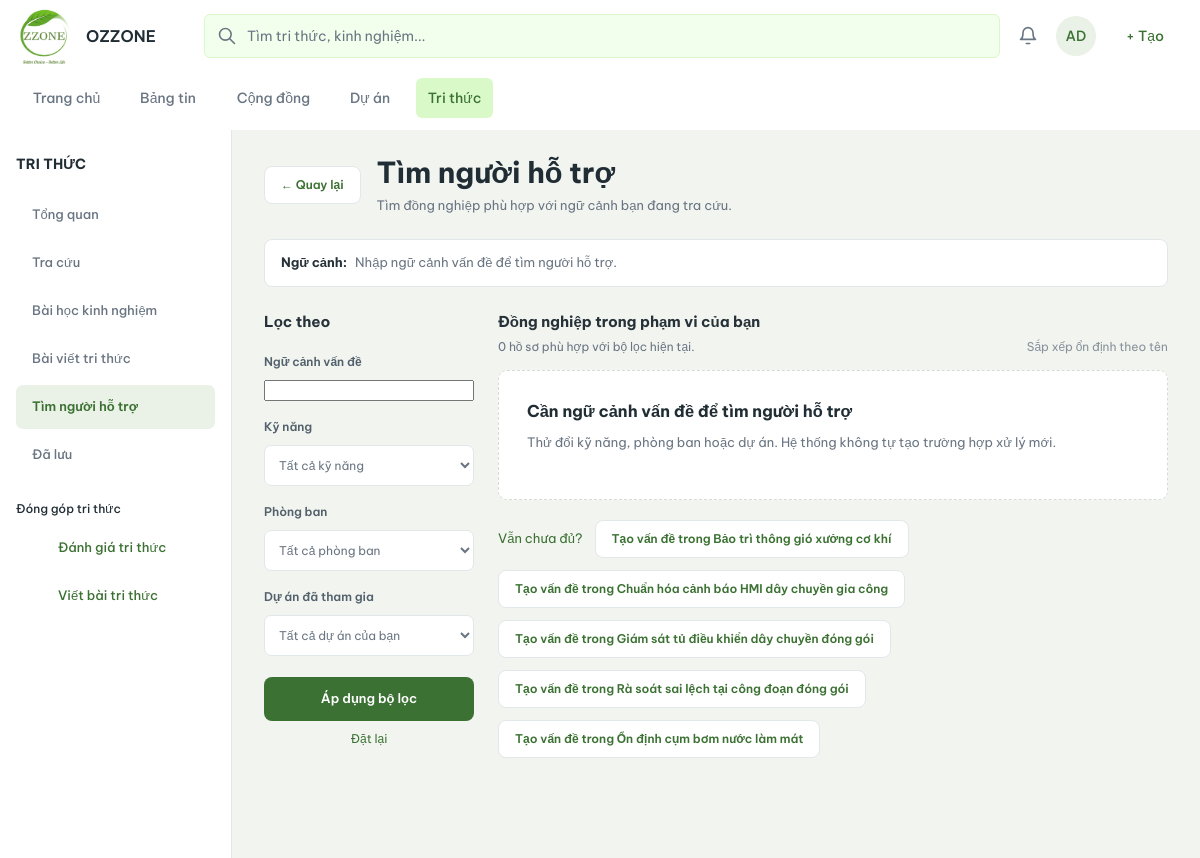
The app's page /knowledge/support/ (signed in) with its own data.
### projectp/models.py (models this page shows, shortened)
class TimeStamped(models.Model):
    ngay_tao = models.DateTimeField(auto_now_add=True)
    ngay_cap_nhat = models.DateTimeField(auto_now=True)
    class Meta:
        abstract = True

class ThanhVienDuAn(TimeStamped):
    ma_thanh_vien = models.BigAutoField(primary_key=True)
    du_an = models.ForeignKey(
        DuAn,
        on_delete=models.PROTECT,
        related_name='thanh_vien',
        db_column='ma_du_an',
    )
    nguoi_dung = models.ForeignKey(USER, on_delete=models.PROTECT, related_name='+', db_column='ma_nguoi_dung')
    vai_tro = models.CharField(max_length=30, choices=ProjectRole.choices, default=ProjectRole.MEMBER)
    trang_thai = models.CharField(max_length=30, choices=MemberStatus.choices, default=MemberStatus.ACTIVE)
    ngay_tham_gia = models.DateTimeField(default=timezone.now, db_column="tham_gia_luc")
    ket_thuc_luc = models.DateTimeField(null=True, blank=True)
    class Meta:
        db_table = "THANH_VIEN_DU_AN"
        constraints = [
            models.UniqueConstraint(fields=['du_an', 'nguoi_dung'], name='uq_tv_du_an'),
            models.CheckConstraint(
                condition=Q(vai_tro__in=ProjectRole.values),
                name='ck_tv_prj_role',
            ),
            models.CheckConstraint(condition=MEMBERSHIP_LIFECYCLE, name='ck_tv_prj_lifecycle'),
            models.CheckConstraint(
                condition=Q(ket_thuc_luc__isnull=True) | Q(ket_thuc_luc__gte=F('ngay_tham_gia')),
                name='ck_tv_prj_dates',
            ),
        ]

class DuAn(TimeStamped):
    class Status(models.TextChoices):
        ACTIVE = "dang_thuc_hien", "Đang thực hiện"
        COMPLETED = "hoan_thanh", "Hoàn thành"
        ARCHIVED = "luu_tru", "Lưu trữ"
    ma_du_an = models.BigAutoField(primary_key=True)
    ma_du_an_nghiep_vu = models.CharField(max_length=50, unique=True)
    ten_du_an = models.CharField(max_length=200)
    mo_ta = models.TextField(blank=True)
    cong_dong = models.OneToOneField(
        CongDong,
        on_delete=models.PROTECT,
        related_name='du_an_lien_ket',
        db_column='ma_cong_dong',
    )
    nguoi_tao = models.ForeignKey(USER, on_delete=models.PROTECT, related_name='+', db_column='nguoi_tao')
    trang_thai = models.CharField(max_length=30, choices=Status.choices, default=Status.ACTIVE)
    ngay_bat_dau = models.DateField()
    ngay_ket_thuc = models.DateField(null=True, blank=True)
    luu_tru_luc = models.DateTimeField(null=True, blank=True)
    nguoi_luu_tru = models.ForeignKey(
        USER,
        null=True,
        blank=True,
        on_delete=models.PROTECT,
        related_name='+',
        db_column='nguoi_luu_tru',
    )
    class Meta:
        db_table = "DU_AN"
        constraints = [
            models.CheckConstraint(
                condition=Q(ngay_ket_thuc__isnull=True) | Q(ngay_ket_thuc__gte=F('ngay_bat_dau')),
                name='ck_prj_dates',
            ),
            models.CheckConstraint(
                condition=(
                    Q(trang_thai='luu_tru', luu_tru_luc__isnull=False, nguoi_luu_tru__isnull=False)
                    | (
                        ~Q(trang_thai='luu_tru')
                        & Q(luu_tru_luc__isnull=True, nguoi_luu_tru__isnull=True)
                    )
                ),
                name='ck_prj_archive',
            ),
        ]

### knowledge/views.py (the view)
# urls.py: path("support/", views.support_finder, name="support"),
def support_finder(request):
    if not request.user.is_authenticated:
        return _login_redirect(request)
    context = _support_workspace(request.user, request.GET)
    return render(request, "knowledge/support.html", context)

### knowledge/templates/knowledge/support.html (shortened to what this page needs)
{% extends "base.html" %}
{% load static %}
{% block extra_css %}
    <link rel="stylesheet" href="{% static 'knowledge/knowledge.css' %}">
{% endblock %}
{% block sidebar %}
<aside class="knw-sidebar">
    <div class="knw-sidebar-heading">TRI THỨC</div>
    <a class="knw-side-item" href="{% url 'knowledge:list' %}">Tổng quan</a>
    <a class="knw-side-item" href="{% url 'knowledge:search' %}">Tra cứu</a>
    <a class="knw-side-item" href="{% url 'knowledge:search' %}?kind=lesson">Bài học kinh nghiệm</a>
    <a class="knw-side-item" href="{% url 'knowledge:search' %}?kind=article">Bài viết tri thức</a>
    <a class="knw-side-item active" href="{% url 'knowledge:support' %}" aria-current="page">Tìm người hỗ trợ</a>
    <a class="knw-side-item" href="{% url 'knowledge:saved' %}">Đã lưu</a>
    <div class="knw-side-label">Đóng góp tri thức</div>
    <a class="knw-side-item knw-side-item--action" href="{% url 'knowledge:review_queue' %}">Đánh giá tri thức</a>
    <a class="knw-side-item knw-side-item--action" href="{% url 'knowledge:create' %}">Viết bài tri thức</a>
</aside>
{% endblock %}
{% block content %}
<div class="knw-page knw-support-page">
    <div class="knw-page-title-row knw-support-title">
        <a class="knw-back-button" href="{% url 'knowledge:search' %}?q={{ context_query|urlencode }}">← Quay lại</a>
        <div>
            <h1>Tìm người hỗ trợ</h1>
            <p>Tìm đồng nghiệp phù hợp với ngữ cảnh bạn đang tra cứu.</p>
        </div>
    </div>
    <div class="knw-support-context">
        <strong>Ngữ cảnh:</strong>
        <span>{{ context_query|default:"Nhập ngữ cảnh vấn đề để tìm người hỗ trợ." }}</span>
    </div>
    {% if limited_access %}
        <div class="knw-empty knw-support-limited">
            <h3>Dữ liệu bị giới hạn quyền</h3>
            <p>Bạn chưa có dự án đang tham gia để xác định đồng nghiệp có thể hiển thị. Hệ thống không mở rộng sang hồ sơ ngoài phạm vi được phép.</p>
        </div>
    {% else %}
        <div class="knw-support-layout">
            <aside class="knw-support-filter-panel">
                <h2>Lọc theo</h2>
                <form method="get" action="{% url 'knowledge:support' %}" class="knw-support-filter-form">
                    <label for="support-context">Ngữ cảnh vấn đề</label>
                    <input type="search" id="support-context" name="context" value="{{ context_query }}" maxlength="150" required>
                    <label for="support-skill">Kỹ năng</label>
                    <select id="support-skill" name="skill">
                        <option value="">Tất cả kỹ năng</option>
                    </select>
                    <label for="support-department">Phòng ban</label>
                    <select id="support-department" name="department">
                        <option value="">Tất cả phòng ban</option>
                    </select>
                    <label for="support-project">Dự án đã tham gia</label>
                    <select id="support-project" name="project">
                        <option value="">Tất cả dự án của bạn</option>
                    </select>
                    <button class="knw-button" type="submit">Áp dụng bộ lọc</button>
                    <a class="knw-filter-reset" href="{% url 'knowledge:support' %}?context={{ context_query|urlencode }}">Đặt lại</a>
                </form>
            </aside>
            <section class="knw-support-results">
                <div class="knw-support-results-heading">
                    <div>
                        <h2>Đồng nghiệp trong phạm vi của bạn</h2>
                        <p>{{ result_count }} hồ sơ phù hợp với bộ lọc hiện tại.</p>
                    </div>
                    <span class="knw-muted">Sắp xếp ổn định theo tên</span>
                </div>
                {% for candidate in candidate_items %}
                    <article class="knw-support-card">
                        <div class="knw-support-avatar">{{ candidate.initials }}</div>
                        <div class="knw-support-identity">
                            <h3>{{ candidate.name }}</h3>
                            <p class="knw-support-role">{{ candidate.position }} · {{ candidate.department }}</p>
                            <div class="knw-support-tags">
                                {% for skill in candidate.skills|slice:":3" %}
                                    <span class="knw-support-tag">{{ skill.name }}</span>
                                {% endfor %}
                                {% if candidate.projects %}
                                    <span class="knw-support-tag knw-support-tag--project">Dự án tương tự</span>
                                {% endif %}
                                {% if candidate.contribution_count %}
                                    <span class="knw-support-tag">Có đóng góp hiển thị</span>
                                {% endif %}
                            </div>
                            <div class="knw-support-actions">
                                <a href="{% url 'knowledge:support_profile' candidate.user_id %}{% if request.GET %}?{{ request.GET.urlencode }}{% endif %}">Xem hồ sơ</a>
                                <a href="{% url 'knowledge:support' %}?context={{ context_query|urlencode }}&amp;reason={{ candidate.user_id }}{% if selected_skill %}&amp;skill={{ selected_skill }}{% endif %}{% if selected_department %}&amp;department={{ selected_department }}{% endif %}{% if selected_project %}&amp;project={{ selected_project }}{% endif %}">Xem lý do</a>
                            </div>
                        </div>
                    </article>
                {% empty %}
                    <div class="knw-empty">
                        <h3>{% if context_query %}Không có người phù hợp trong phạm vi hiện tại{% else %}Cần ngữ cảnh vấn đề để tìm người hỗ trợ{% endif %}</h3>
                        <p>Thử đổi kỹ năng, phòng ban hoặc dự án. Hệ thống không tự tạo trường hợp xử lý mới.</p>
                    </div>
                {% endfor %}
                <div class="knw-support-followup">
                    <span>Vẫn chưa đủ?</span>
                    {% for membership in create_project_options %}
                    <a class="knw-back-button" href="{% url 'projects:post_create' membership.du_an_id %}?issue=1&amp;context={{ context_query|urlencode }}">Tạo vấn đề trong {{ membership.du_an.ten_du_an }}</a>
                    {% empty %}<span>Chưa có dự án cho phép tạo vấn đề.</span>{% endfor %}
                </div>
            </section>
        </div>
    {% endif %}
</div>
{% endblock %}

### templates/base.html (shortened to what this page needs)
{% load ozzone_names %}
{% load static %}
{% url 'core:home' as home_url %}
{% url 'social:feed' as feed_url %}
{% url 'communities:list' as communities_url %}
{% url 'projects:list' as projects_url %}
{% url 'knowledge:list' as knowledge_url %}
{% url 'knowledge:search' as search_url %}
{% url 'notifications:list' as notices_url %}
{% url 'accounts:profile' as profile_url %}
{% url 'accounts:login' as login_url %}
{% url 'accounts:logout' as logout_url %}
{% url 'admin:index' as admin_url %}
{% url 'admin:login' as admin_login_url %}
{% url 'social:create' as create_post_url %}
{% url 'admin:projectp_congdong_add' as create_community_url %}
{% url 'projects:create' as create_project_url %}
{% url 'knowledge:create' as create_knowledge_url %}
{% firstof home_url projects_url as landing_url %}
{% firstof active_nav request.resolver_match.app_name as current_app %}
<!DOCTYPE html>
<html lang="vi">
<head>
    <link rel="stylesheet" href="{% static 'ozzone/post_attachments.css' %}?v=attachment-controls">
    <link rel="stylesheet" href="{% static 'ozzone/confirmation.css' %}">
    {% block extra_css %}{% endblock %}
</head>
<body>
    <header class="oz-header">
        <a
            class="oz-brand"
            href="{{ landing_url }}"
            aria-label="OZZONE"
        >
            <span class="oz-logo">
                <img
                    src="{% static 'ozzone/logo.jpg' %}"
                    alt=""
                >
            </span>
            <span class="oz-brand-text">OZZONE</span>
        </a>
        <nav class="oz-nav" aria-label="Điều hướng chính">
            {% if home_url %}
                <a
                    class="oz-nav-item"
                    href="{{ home_url }}"
                >
                    Trang chủ
                </a>
            {% endif %}
            {% if feed_url %}
                <a
                    class="oz-nav-item"
                    href="{{ feed_url }}"
                >
                    Bảng tin
                </a>
            {% endif %}
            {% if communities_url %}
                <a
                    class="oz-nav-item"
                    href="{{ communities_url }}"
                >
                    Cộng đồng
                </a>
            {% endif %}
            {% if projects_url %}
                <a
                    class="oz-nav-item"
                    href="{{ projects_url }}"
                >
                    Dự án
                </a>
            {% else %}
                <span class="oz-nav-item" aria-disabled="true">
                    Dự án
                </span>
            {% endif %}
            {% if knowledge_url %}
                <a
                    class="oz-nav-item"
                    href="{{ knowledge_url }}"
                    {% if current_app == 'knowledge' %}
                        aria-current="page"
                    {% endif %}
                >
                    Tri thức
                </a>
            {% endif %}
        </nav>
        <form
            class="oz-search"
            method="get"
            {% if search_url %}
                action="{{ search_url }}"
            {% endif %}
        >
            <input
                type="search"
                name="q"
                placeholder="Tìm tri thức, kinh nghiệm..."
                aria-label="Tìm tri thức, kinh nghiệm"
            >
        </form>
        <a
            class="oz-bell"
            aria-label="Thông báo"
            {% if notices_url %}
                href="{{ notices_url }}"
            {% else %}
                aria-disabled="true"
                title="Thông báo đang được tích hợp"
            {% endif %}
        >
        </a>
        {% if request.user.is_authenticated %}
            <details class="oz-menu">
                <summary
                    class="oz-avatar"
                    aria-label="Tài khoản {{ request.user.username }}"
                >
                    {% if request.user.first_name or request.user.last_name %}
                        {{ request.user.last_name|first|upper }}{{ request.user.first_name|first|upper }}
                    {% else %}
                        {{ request.user.username|slice:':2'|upper }}
                    {% endif %}
                </summary>
            </details>
            <details class="oz-menu">
                <summary class="oz-create">+ Tạo</summary>
            </details>
        {% endif %}
    </header>
    <div class="oz-layout">
        {% block sidebar %}{% endblock %}
        <main
            id="main-content"
            class="oz-main {% block main_class %}{% endblock %}"
        >
            {% block content %}{% endblock %}
        </main>
    </div>
</body>
</html>

### records on screen
ThanhVienDuAn: du_an.ten_du_an "Bảo trì thông gió xưởng cơ khí"
ThanhVienDuAn: du_an.ten_du_an "Chuẩn hóa cảnh báo HMI dây chuyền gia công"
ThanhVienDuAn: du_an.ten_du_an "Giám sát tủ điều khiển dây chuyền đóng gói"
ThanhVienDuAn: du_an.ten_du_an "Rà soát sai lệch tại công đoạn đóng gói"
ThanhVienDuAn: du_an.ten_du_an "Ổn định cụm bơm nước làm mát"

### other values on screen
{{ request.user.username|slice:':2'|upper }} "AD"
{{ context_query|default:"Nhập ngữ cảnh vấn đề để tìm người hỗ trợ." }} "Nhập ngữ cảnh vấn đề để tìm người hỗ trợ."
{{ result_count }} "0"
